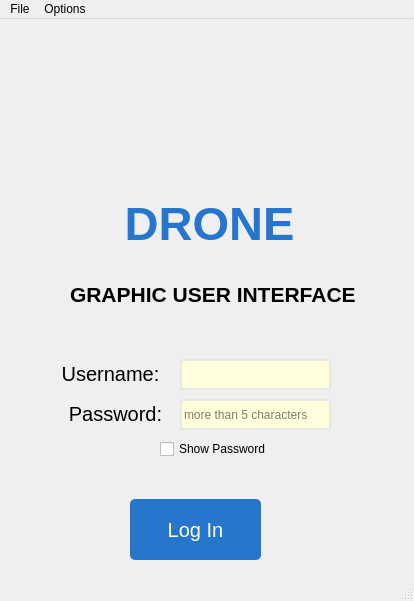
<?xml version="1.0" encoding="UTF-8"?>
<ui version="4.0">
 <class>MainWindow</class>
 <widget class="QMainWindow" name="MainWindow">
  <property name="geometry">
   <rect>
    <x>0</x>
    <y>0</y>
    <width>414</width>
    <height>601</height>
   </rect>
  </property>
  <property name="windowTitle">
   <string>MainWindow</string>
  </property>
  <property name="styleSheet">
   <string notr="true">align-items:&quot;Vcenter&quot;</string>
  </property>
  <widget class="QWidget" name="centralwidget">
   <widget class="QLabel" name="label_4">
    <property name="geometry">
     <rect>
      <x>70</x>
      <y>230</y>
      <width>381</width>
      <height>91</height>
     </rect>
    </property>
    <property name="font">
     <font>
      <family>Arial</family>
      <pointsize>16</pointsize>
      <weight>75</weight>
      <bold>true</bold>
     </font>
    </property>
    <property name="text">
     <string>GRAPHIC USER INTERFACE</string>
    </property>
   </widget>
   <widget class="QLabel" name="label">
    <property name="geometry">
     <rect>
      <x>30</x>
      <y>40</y>
      <width>359</width>
      <height>329</height>
     </rect>
    </property>
    <property name="font">
     <font>
      <family>Arial</family>
      <pointsize>35</pointsize>
      <weight>87</weight>
      <italic>false</italic>
      <bold>true</bold>
     </font>
    </property>
    <property name="autoFillBackground">
     <bool>false</bool>
    </property>
    <property name="styleSheet">
     <string notr="true">color: rgb(37, 118, 204);
font: 700 35pt &quot;Arial&quot;;
</string>
    </property>
    <property name="text">
     <string>DRONE</string>
    </property>
    <property name="scaledContents">
     <bool>true</bool>
    </property>
    <property name="alignment">
     <set>Qt::AlignCenter</set>
    </property>
   </widget>
   <widget class="QLabel" name="label_2">
    <property name="geometry">
     <rect>
      <x>50</x>
      <y>340</y>
      <width>121</width>
      <height>30</height>
     </rect>
    </property>
    <property name="styleSheet">
     <string notr="true">colo:rgb(255, 49, 190);
font-size:15pt;
alignment: &quot;AlignHCenter&quot;</string>
    </property>
    <property name="text">
     <string>Username:</string>
    </property>
    <property name="alignment">
     <set>Qt::AlignCenter</set>
    </property>
   </widget>
   <widget class="QLabel" name="label_3">
    <property name="geometry">
     <rect>
      <x>50</x>
      <y>380</y>
      <width>131</width>
      <height>30</height>
     </rect>
    </property>
    <property name="sizePolicy">
     <sizepolicy hsizetype="Preferred" vsizetype="Preferred">
      <horstretch>0</horstretch>
      <verstretch>0</verstretch>
     </sizepolicy>
    </property>
    <property name="styleSheet">
     <string notr="true">colo:rgb(255, 49, 190);
font-size:15pt;
alignment: &quot;AlignHCenter&quot;</string>
    </property>
    <property name="text">
     <string>Password:</string>
    </property>
    <property name="alignment">
     <set>Qt::AlignCenter</set>
    </property>
   </widget>
   <widget class="QPushButton" name="LogInPush">
    <property name="enabled">
     <bool>true</bool>
    </property>
    <property name="geometry">
     <rect>
      <x>130</x>
      <y>480</y>
      <width>131</width>
      <height>61</height>
     </rect>
    </property>
    <property name="sizePolicy">
     <sizepolicy hsizetype="Minimum" vsizetype="Maximum">
      <horstretch>0</horstretch>
      <verstretch>0</verstretch>
     </sizepolicy>
    </property>
    <property name="styleSheet">
     <string notr="true">border-radius:5px;
font-size:15pt;
background-color: rgb(37, 118, 204);
color:rgb(255, 255, 220)</string>
    </property>
    <property name="text">
     <string>Log In</string>
    </property>
    <property name="shortcut">
     <string>Return</string>
    </property>
   </widget>
   <widget class="QCheckBox" name="checkBox">
    <property name="geometry">
     <rect>
      <x>160</x>
      <y>420</y>
      <width>118</width>
      <height>20</height>
     </rect>
    </property>
    <property name="text">
     <string>Show Password</string>
    </property>
    <property name="checked">
     <bool>false</bool>
    </property>
    <property name="tristate">
     <bool>false</bool>
    </property>
   </widget>
   <widget class="QLineEdit" name="Email">
    <property name="geometry">
     <rect>
      <x>180</x>
      <y>340</y>
      <width>151</width>
      <height>31</height>
     </rect>
    </property>
    <property name="sizePolicy">
     <sizepolicy hsizetype="Fixed" vsizetype="Fixed">
      <horstretch>0</horstretch>
      <verstretch>0</verstretch>
     </sizepolicy>
    </property>
    <property name="styleSheet">
     <string notr="true">QLineEdit{
	border: 2px solid rgb(231, 231, 229);
	background-color:rgb(255, 255, 220)
}</string>
    </property>
   </widget>
   <widget class="QLineEdit" name="Password">
    <property name="geometry">
     <rect>
      <x>180</x>
      <y>380</y>
      <width>151</width>
      <height>31</height>
     </rect>
    </property>
    <property name="sizePolicy">
     <sizepolicy hsizetype="Fixed" vsizetype="Minimum">
      <horstretch>0</horstretch>
      <verstretch>0</verstretch>
     </sizepolicy>
    </property>
    <property name="styleSheet">
     <string notr="true">QLineEdit{
	border: 2px solid rgb(231, 231, 229);
	background-color:rgb(255, 255, 220)
}</string>
    </property>
    <property name="echoMode">
     <enum>QLineEdit::Password</enum>
    </property>
    <property name="placeholderText">
     <string>more than 5 characters</string>
    </property>
   </widget>
  </widget>
  <widget class="QMenuBar" name="menubar">
   <property name="geometry">
    <rect>
     <x>0</x>
     <y>0</y>
     <width>414</width>
     <height>26</height>
    </rect>
   </property>
   <widget class="QMenu" name="menuFile">
    <property name="title">
     <string>File</string>
    </property>
    <addaction name="actionquit"/>
   </widget>
   <widget class="QMenu" name="menuOptions">
    <property name="title">
     <string>Options</string>
    </property>
   </widget>
   <addaction name="menuFile"/>
   <addaction name="menuOptions"/>
  </widget>
  <widget class="QStatusBar" name="statusbar"/>
  <action name="actionquit">
   <property name="text">
    <string>Exit</string>
   </property>
   <property name="shortcut">
    <string>Esc</string>
   </property>
  </action>
 </widget>
 <resources/>
 <connections/>
</ui>
